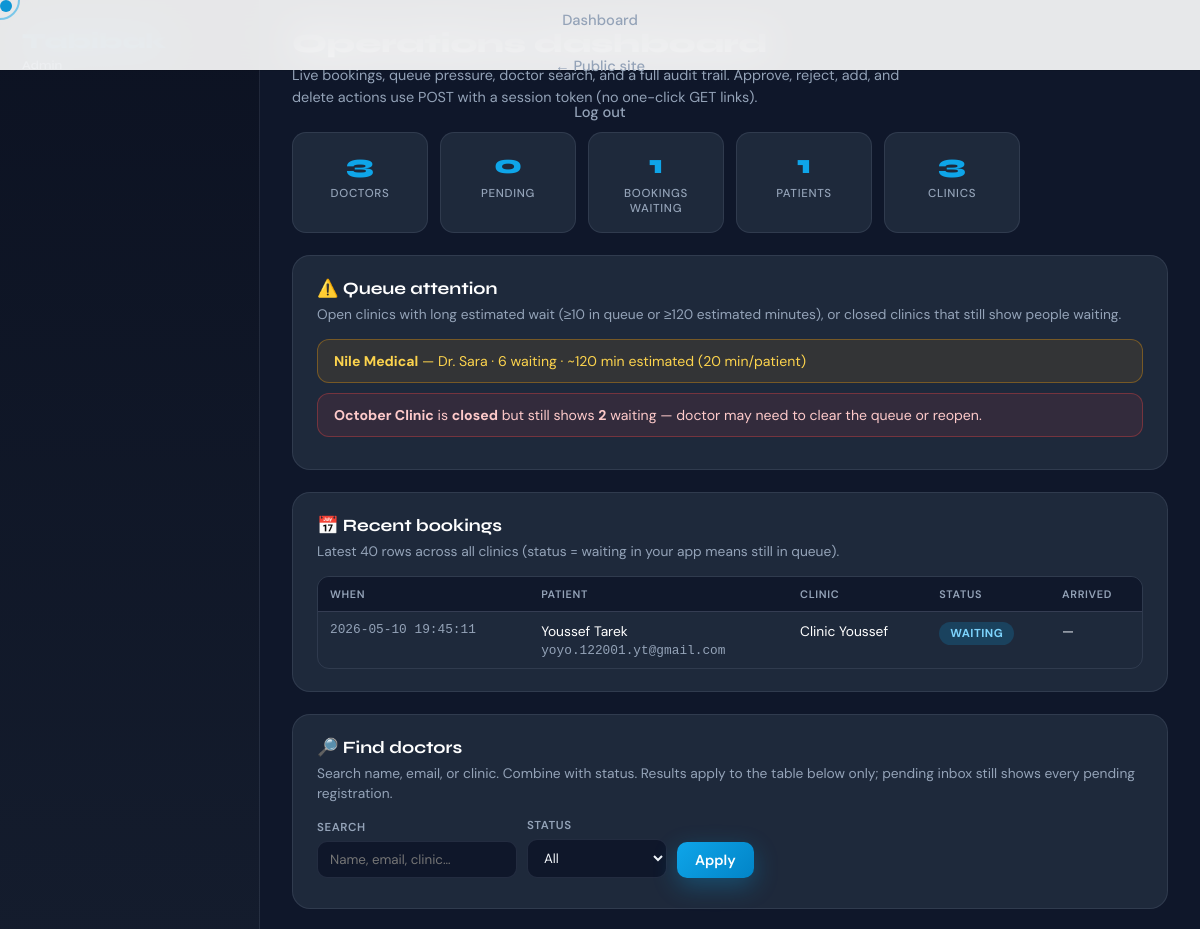
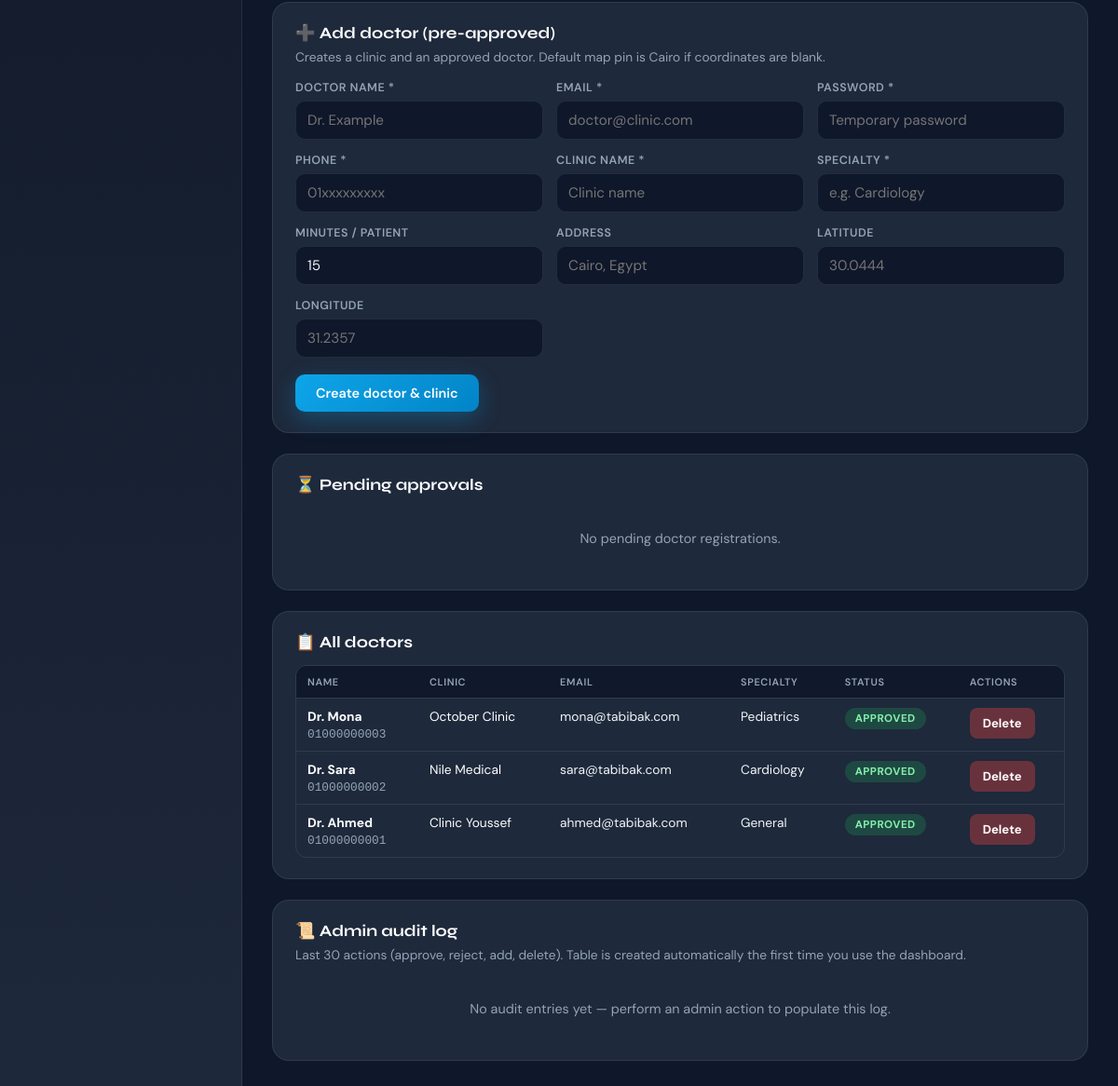
/admin (signed in), run on the app's committed database (2 pictures, top to bottom).
### tables this page shows
CREATE TABLE clinics (
        id INTEGER PRIMARY KEY,
        name TEXT,
        doctor TEXT,
        specialty TEXT,
        patients_waiting INTEGER,
        minutes_per_patient INTEGER,
        is_open INTEGER
    , latitude REAL DEFAULT 0, longitude REAL DEFAULT 0, address TEXT DEFAULT '');

CREATE TABLE bookings (
        id INTEGER PRIMARY KEY,
        patient_id INTEGER,
        clinic_id INTEGER,
        booked_at TIMESTAMP DEFAULT CURRENT_TIMESTAMP,
        status TEXT DEFAULT 'waiting'
    , arrived INTEGER DEFAULT 0, reviewed INTEGER DEFAULT 0);

CREATE TABLE patients (
        id INTEGER PRIMARY KEY,
        name TEXT,
        email TEXT,
        password TEXT,
        age INTEGER,
        blood_type TEXT,
        phone TEXT
    );

CREATE TABLE doctors (
        id INTEGER PRIMARY KEY,
        name TEXT,
        email TEXT,
        password TEXT,
        clinic_id INTEGER,
        is_arrived INTEGER,
        phone TEXT,
        specialty TEXT,
        status TEXT DEFAULT 'pending'
    );

### app.py (the view)
@app.route("/admin")
@login_required('admin')
def admin():
    ensure_admin_schema()
    conn = get_db()
    cursor = conn.cursor()
    filter_q = request.args.get('q', '').strip()
    filter_status = request.args.get('status', 'all')
    doctor_query = """
        SELECT doctors.*, clinics.name as clinic_name
        FROM doctors
        LEFT JOIN clinics ON doctors.clinic_id = clinics.id
        WHERE 1=1
    """
    params = []
    if filter_q:
        doctor_query += " AND (doctors.name LIKE ? OR doctors.email LIKE ? OR clinics.name LIKE ?)"
        like = f"%{filter_q}%"
        params.extend([like, like, like])
    if filter_status != 'all':
        doctor_query += " AND doctors.status = ?"
        params.append(filter_status)
    doctor_query += " ORDER BY doctors.id DESC"
    cursor.execute(doctor_query, params)
    doctors = cursor.fetchall()
    cursor.execute("""
        SELECT doctors.*, clinics.name as clinic_name
        FROM doctors
        LEFT JOIN clinics ON doctors.clinic_id = clinics.id
        WHERE doctors.status = 'pending'
        ORDER BY doctors.id DESC
    """)
    pending_list = cursor.fetchall()
    cursor.execute("SELECT COUNT(*) as count FROM doctors WHERE status = 'pending'")
    pending_doctors = cursor.fetchone()['count']
    cursor.execute("SELECT COUNT(*) as count FROM patients")
    total_patients = cursor.fetchone()['count']
    cursor.execute("SELECT COUNT(*) as count FROM clinics")
    total_clinics = cursor.fetchone()['count']
    cursor.execute("SELECT COUNT(*) as count FROM bookings WHERE status = 'waiting'")
    bookings_waiting = cursor.fetchone()['count']
    cursor.execute("""
        SELECT id, name, doctor, patients_waiting, minutes_per_patient,
               patients_waiting * minutes_per_patient as est_wait, is_open
        FROM clinics
        WHERE is_open = 1 AND (patients_waiting >= 10 OR patients_waiting * minutes_per_patient >= 120)
    """)
    queue_hot = cursor.fetchall()
    cursor.execute("""
        SELECT id, name, doctor, patients_waiting, minutes_per_patient,
               patients_waiting * minutes_per_patient as est_wait, is_open
        FROM clinics
        WHERE is_open = 0 AND patients_waiting > 0
    """)
    queue_closed_busy = cursor.fetchall()
    cursor.execute("""
        SELECT bookings.id, bookings.booked_at, bookings.status, bookings.arrived,
               patients.name, patients.email, patients.id as patient_id,
               clinics.name as clinic_name
        FROM bookings
        JOIN patients ON bookings.patient_id = patients.id
        JOIN clinics ON bookings.clinic_id = clinics.id
        ORDER BY bookings.booked_at DESC
        LIMIT 40
    """)
    recent_bookings = cursor.fetchall()
    cursor.execute("SELECT * FROM admin_audit_log ORDER BY created_at DESC LIMIT 30")
    audit_log = cursor.fetchall()
    if 'csrf_token' not in session:
        import secrets
        session['csrf_token'] = secrets.token_hex(16)
    conn.close()
    return render_template("admin.html",
        doctors=doctors,
        total_doctors=len(doctors),
        pending_doctors=pending_doctors,
        pending_list=pending_list,
        total_patients=total_patients,
        total_clinics=total_clinics,
        bookings_waiting=bookings_waiting,
        queue_hot=queue_hot,
        queue_closed_busy=queue_closed_busy,
        recent_bookings=recent_bookings,
        audit_log=audit_log,
        filter_q=filter_q,
        filter_status=filter_status,
        csrf_token=session.get('csrf_token', ''))

### templates/admin.html (shortened to what this page needs)
{% extends 'base.html' %}
{% block content %}
<div class="layout">
    <aside class="sidebar">
        <div class="brand">Tabibak <span>Admin</span></div>
        <nav class="nav-links">
            <a href="{{ url_for('admin') }}">Dashboard</a>
            <a href="/">← Public site</a>
            <a href="{{ url_for('admin_logout') }}">Log out</a>
        </nav>
    </aside>
    <div class="main">
        <div class="topbar">
            <h1>Operations dashboard</h1>
            <p>Live bookings, queue pressure, doctor search, and a full audit trail. Approve, reject, add, and delete actions use POST with a session token (no one-click GET links).</p>
        </div>
        <div class="stats">
            <div class="stat">
                <div class="stat-num">{{ total_doctors }}</div>
                <div class="stat-label">Doctors</div>
            </div>
            <div class="stat">
                <div class="stat-num">{{ pending_doctors }}</div>
                <div class="stat-label">Pending</div>
            </div>
            <div class="stat">
                <div class="stat-num">{{ bookings_waiting }}</div>
                <div class="stat-label">Bookings waiting</div>
            </div>
            <div class="stat">
                <div class="stat-num">{{ total_patients }}</div>
                <div class="stat-label">Patients</div>
            </div>
            <div class="stat">
                <div class="stat-num">{{ total_clinics }}</div>
                <div class="stat-label">Clinics</div>
            </div>
        </div>
        <div class="card">
            <h2>⚠️ Queue attention</h2>
            <p class="card-sub">Open clinics with long estimated wait (≥10 in queue or ≥120 estimated minutes), or closed clinics that still show people waiting.</p>
            {% for c in queue_hot %}
            <div class="alert-banner warn">
                <strong>{{ c[1] }}</strong> — {{ c[2] }} · {{ c[3] }} waiting · ~{{ c[5] }} min estimated ({{ c[4] }} min/patient)
            </div>
            {% endfor %}
            {% for c in queue_closed_busy %}
            <div class="alert-banner danger">
                <strong>{{ c[1] }}</strong> is <strong>closed</strong> but still shows <strong>{{ c[3] }}</strong> waiting — doctor may need to clear the queue or reopen.
            </div>
            {% endfor %}
        </div>
        <div class="card">
            <h2>📅 Recent bookings</h2>
            <p class="card-sub">Latest 40 rows across all clinics (status = waiting in your app means still in queue).</p>
            {% if recent_bookings|length == 0 %}
                <div class="no-data">No bookings yet.</div>
            {% else %}
                <div class="table-wrap">
                    <table>
                        <thead>
                            <tr>
                                <th>When</th>
                                <th>Patient</th>
                                <th>Clinic</th>
                                <th>Status</th>
                                <th>Arrived</th>
                            </tr>
                        </thead>
                        <tbody>
                            {% for b in recent_bookings %}
                            <tr>
                                <td class="mono">{{ b[1] }}</td>
                                <td><span style="color:white">{{ b[4] }}</span><br><span class="mono">{{ b[5] }}</span></td>
                                <td style="color:white">{{ b[7] }}</td>
                                <td><span class="badge badge-wait">{{ b[2] }}</span></td>
                                <td>{% if b[3] %}✅{% else %}—{% endif %}</td>
                            </tr>
                            {% endfor %}
                        </tbody>
                    </table>
                </div>
            {% endif %}
        </div>
        <div class="card">
            <h2>🔎 Find doctors</h2>
            <p class="card-sub">Search name, email, or clinic. Combine with status. Results apply to the table below only; pending inbox still shows every pending registration.</p>
            <form class="filter-bar" method="get" action="{{ url_for('admin') }}">
                <label>Search
                    <input type="search" name="q" value="{{ filter_q }}" placeholder="Name, email, clinic…">
                </label>
                <label>Status
                    <select name="status">
                        <option value="all" {% if filter_status == 'all' %}selected{% endif %}>All</option>
                    </select>
                </label>
                <button type="submit" class="btn btn-primary" style="padding:9px 18px;">Apply</button>
            </form>
        </div>
        <div class="card">
            <h2>➕ Add doctor (pre-approved)</h2>
            <p class="card-sub">Creates a clinic and an approved doctor. Default map pin is Cairo if coordinates are blank.</p>
            <form method="post" action="{{ url_for('admin_add_doctor') }}" autocomplete="off">
                <div class="form-grid">
                    <label>Doctor name *
                        <input type="text" name="name" required placeholder="Dr. Example">
                    </label>
                    <label>Email *
                        <input type="email" name="email" required placeholder="doctor@clinic.com">
                    </label>
                    <label>Password *
                        <input type="text" name="password" required placeholder="Temporary password">
                    </label>
                    <label>Phone *
                        <input type="text" name="phone" required placeholder="01xxxxxxxxx">
                    </label>
                    <label>Clinic name *
                        <input type="text" name="clinic_name" required placeholder="Clinic name">
                    </label>
                    <label>Specialty *
                        <input type="text" name="specialty" required placeholder="e.g. Cardiology">
                    </label>
                    <label>Minutes / patient
                        <input type="number" name="minutes_per_patient" value="15" min="5" max="120">
                    </label>
                    <label>Address
                        <input type="text" name="address" placeholder="Cairo, Egypt">
                    </label>
                    <label>Latitude
                        <input type="text" name="latitude" placeholder="30.0444">
                    </label>
                    <label>Longitude
                        <input type="text" name="longitude" placeholder="31.2357">
                    </label>
                </div>
                <div class="form-actions">
                    <button type="submit" class="btn btn-primary">Create doctor & clinic</button>
                </div>
            </form>
        </div>
        <div class="card">
            <h2>⏳ Pending approvals</h2>
            {% if pending_doctors == 0 %}
                <div class="no-data">No pending doctor registrations.</div>
            {% endif %}
        </div>
        <div class="card">
            <h2>📋 All doctors</h2>
            {% if doctors|length == 0 %}
                <div class="no-data">No doctors match the current filters.</div>
            {% else %}
                <div class="table-wrap">
                    <table>
                        <thead>
                            <tr>
                                <th>Name</th>
                                <th>Clinic</th>
                                <th>Email</th>
                                <th>Specialty</th>
                                <th>Status</th>
                                <th>Actions</th>
                            </tr>
                        </thead>
                        <tbody>
                            {% for doctor in doctors %}
                            <tr>
                                <td><strong style="color:white">{{ doctor[1] }}</strong><br><span class="mono">{{ doctor[6] }}</span></td>
                                <td style="color:white">{{ doctor[9] or '—' }}</td>
                                <td>{{ doctor[2] }}</td>
                                <td>{{ doctor[7] }}</td>
                                <td>
                                    {% if doctor[8] == 'pending' %}
                                        <span class="badge badge-pending">Pending</span>
                                    {% else %}
                                        <span class="badge badge-approved">Approved</span>
                                    {% endif %}
                                </td>
                                <td>
                                    <div class="action-btns">
                                        <form class="inline-form" method="post" action="{{ url_for('admin_delete_doctor', doctor_id=doctor[0]) }}" onsubmit="return confirm('Delete this doctor and clinic? Bookings and reviews for this clinic will be removed.');">
                                            <button type="submit" class="btn-delete">Delete</button>
                                        </form>
                                    </div>
                                </td>
                            </tr>
                            {% endfor %}
                        </tbody>
                    </table>
                </div>
            {% endif %}
        </div>
        <div class="card">
            <h2>📜 Admin audit log</h2>
            <p class="card-sub">Last 30 actions (approve, reject, add, delete). Table is created automatically the first time you use the dashboard.</p>
            {% if audit_log|length == 0 %}
                <div class="no-data">No audit entries yet — perform an admin action to populate this log.</div>
            {% endif %}
        </div>
    </div>
</div>
{% endblock %}

### templates/base.html (shortened to what this page needs)
<!DOCTYPE html>
<html lang="en" id="htmlRoot">
<head>
    <link rel="stylesheet" href="{{ url_for('static', filename='style.css') }}">
</head>
<body class="{% block body_class %}{% endblock %}">
    <div class="main-content">
        {% block content %}{% endblock %}
    </div>
</body>
</html>

### data on the page
clinics: name "Nile Medical", doctor "Dr. Sara", patients_waiting "6", c "120", minutes_per_patient "20"
clinics: name "October Clinic", patients_waiting "2"
bookings: booked_at "2026-05-10 19:45:11", name "Youssef Tarek", email "yoyo.122001.yt@gmail.com", name "Clinic Youssef", status "WAITING"
doctors: name "Dr. Mona", phone "01000000003", name "October Clinic", email "mona@tabibak.com", specialty "Pediatrics", status "APPROVED"
doctors: name "Dr. Sara", phone "01000000002", name "Nile Medical", email "sara@tabibak.com", specialty "Cardiology", status "APPROVED"
doctors: name "Dr. Ahmed", phone "01000000001", name "Clinic Youssef", email "ahmed@tabibak.com", specialty "General", status "APPROVED"

### other printed values
{{ total_doctors }} "3"
{{ pending_doctors }} "0"
{{ bookings_waiting }} "1"
{{ total_patients }} "1"
{{ total_clinics }} "3"
